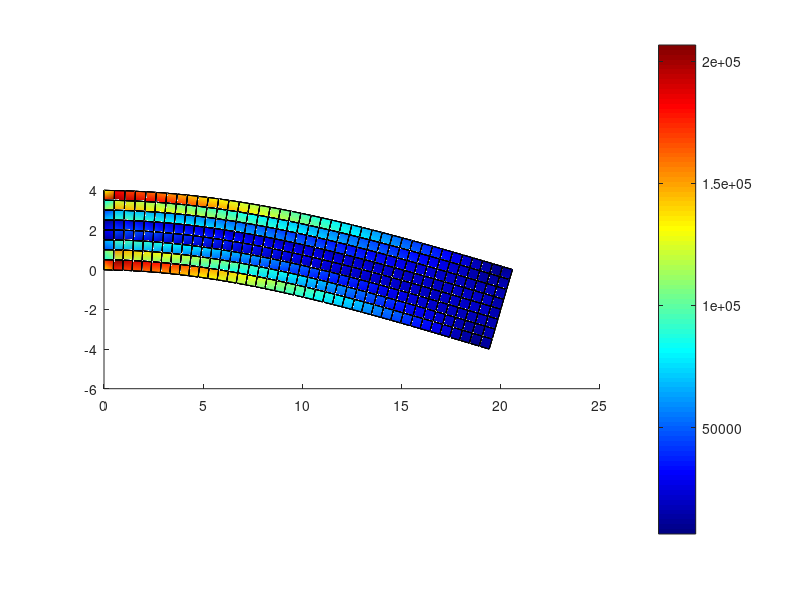
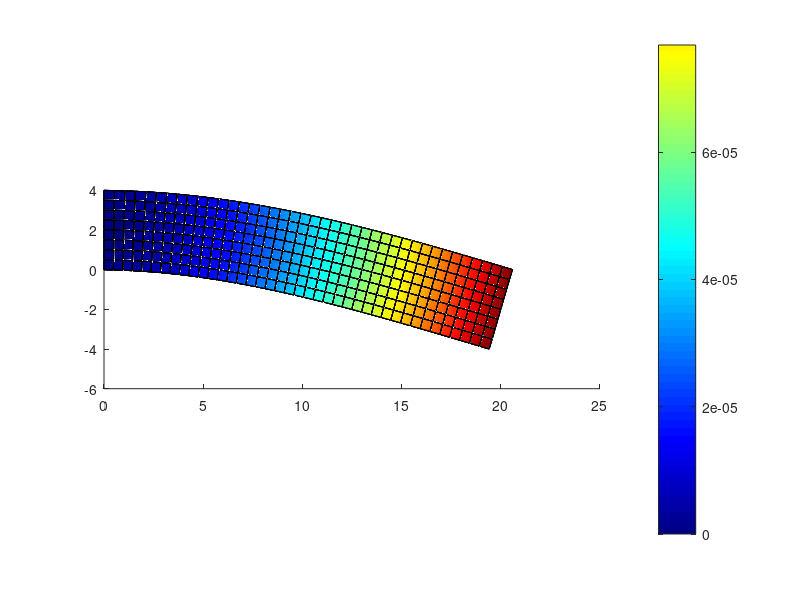

Here is the MATLAB script that generated these plots, in order: (Note: this script raises an error after producing the figures.)
clear all; clc; close all;

% Open file for post processing, fid is file pointer
fid = fopen('SATURN_pos.txt','r');
n = fscanf(fid,'%i',1);
scalefactor = fscanf(fid,'%g',1);

% Setting the xy ratio of the figure, 1:1
figure(1)
set(gca,'DataAspectRatio',[1 1 1])

hc1=colorbar;



colormap(jet(100));
hold on

figure(2)
set(gca,'DataAspectRatio',[1 1 1])


hc2=colorbar;
colormap(jet(100));
hold on;


maxdisp  = 0.0;
mindisp  = 1.0e+14;
maxvalue = 0.0;
minvalue = 1.0e+14;

k=1;
for j=1:n
   for i=1:8
      x(i) = fscanf(fid,'%g',1);
      y(i) = fscanf(fid,'%g',1);
      z(i) = fscanf(fid,'%g',1);
      
      u(i) = fscanf(fid,'%g',1);
      v(i) = fscanf(fid,'%g',1);
      w(i) = fscanf(fid,'%g',1);

      x(i) = x(i) + u(i) * scalefactor;
      y(i) = y(i) + v(i) * scalefactor;
      z(i) = z(i) + w(i) * scalefactor;
      
      sxx(i) = fscanf(fid,'%g',1);
      syy(i) = fscanf(fid,'%g',1);
      szz(i) = fscanf(fid,'%g',1);
      sxy(i) = fscanf(fid,'%g',1);
      syz(i) = fscanf(fid,'%g',1);
      sxz(i) = fscanf(fid,'%g',1);
      
      disp(i)= sqrt(u(i).^2+v(i).^2+w(i).^2);
   end

   for i=1:8
       svm(i)=sqrt(  ( (sxx(i)-syy(i)).^2+(syy(i)-szz(i)).^2+(szz(i)-sxx(i)).^2  )/2+3*( sxy(i).^2+syz(i).^2+sxz(i).^2 ) );
       
   end
   
   xx = [x(1) x(2) x(3) x(4) x(5) x(6) x(7) x(8)]';
   yy = [y(1) y(2) y(3) y(4) y(5) y(6) y(7) y(8)]';
   zz = [z(1) z(2) z(3) z(4) z(5) z(6) z(7) z(8)]';
   
   dd = [disp(1) disp(2) disp(3) disp(4) disp(5) disp(6) disp(7) disp(8)]';
   dd_matrix(:,k)=dd;

   sv = [svm(1) svm(2) svm(3) svm(4) svm(5) svm(6) svm(7) svm(8)]';
   sv_matrix(:,k)=sv;

   surf=[1 2 3 4; 5 6 7 8; 1 2 6 5; 2 3 7 6; 3 4 8 7; 4 1 5 8]';
   figure(1)
   patch(xx(surf), yy(surf), zz(surf), sv(surf));
   figure(2)
   patch(xx(surf), yy(surf), zz(surf), dd(surf));
   


    k=k+1;
end



maxvalue=max(sv_matrix(:));
minvalue=min(sv_matrix(:));
avgvalue=mean(sv_matrix(:));

maxvalue
minvalue
avgvalue

maxdisp=max(dd_matrix(:));
mindisp=min(dd_matrix(:));
avgdisp=mean(dd_matrix(:));

maxdisp
mindisp
avgdisp

figure(1)
clim([minvalue,maxvalue]);
hc1.Ticks=linspace(minvalue,maxvalue,10);

hc1.FontSize=18;

pos=hc1.Position;
hc1.Position=[pos(1),(1-0.5)/2, pos(3), 0.7 ]
view(3)



figure(2)
clim([mindisp,maxdisp]);
hc2.Ticks=linspace(mindisp,maxdisp,10);

hc2.FontSize=18;
pos2=hc2.Position;
hc2.Position=[pos2(1),(1-0.5)/2, pos2(3), 0.7 ];



view(3)

hold off
hold off
